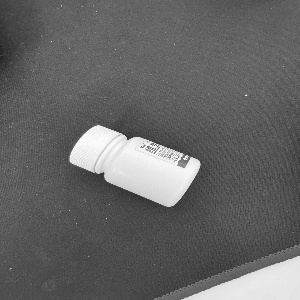
#> input picture test/cv/test_m1.jpg, 300 x 300 px, found by its file name
$ python cvhw1-1.py
#> lines starting #> are read from the running program, lines starting #| are printed output that depends on the picture
import cv2
import numpy as np
import math as mt
def cv_show(name,image):
    cv2.imshow(name,image)
    cv2.waitKey(0)
    cv2.destroyAllWindows()

image = cv2.imread('plane.jpg',cv2.IMREAD_GRAYSCALE)
'''target_width=300
target_height=300
target_size=(target_width,target_height)
image=cv2.resize(image,target_size,cv2.INTER_AREA)
cv2.imwrite('./cv/test1.jpg',image)'''

#print(image.shape)
image_2=cv2.imread('./cv/test1.jpg',cv2.IMREAD_GRAYSCALE)
#cv_show('Test',image)
add_result=cv2.add(image_2,image_2)
#add_result=image+128
#cv_show('Add',add_result)
image_3=cv2.imread('./cv/test_m1.jpg',cv2.IMREAD_GRAYSCALE)
#> image_3 is the input picture: shape (300, 300); min 28, max 255, mean 101.1
image_4=cv2.imread('./cv/test_m2.jpg',cv2.IMREAD_GRAYSCALE)
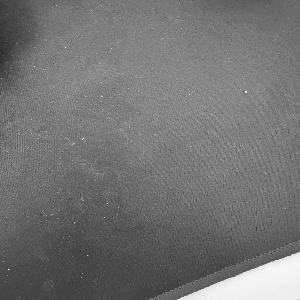
#> input picture test/cv/test_m2.jpg, 300 x 300 px, found by its file name
#> image_4 is the input picture: shape (300, 300); min 40, max 251, mean 114.9
sub_result=cv2.subtract(image_3,image_4)
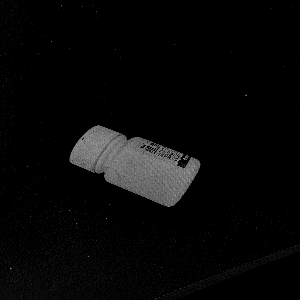
#> sub_result: shape (300, 300); min 0, max 167, mean 8.2
sub_result=cv2.subtract(image,image)

#cv_show('Sub',sub_result)
cv2.imshow('Original',image)
cv2.imshow('Add',add_result)
add_result=cv2.add(image_2,image_2)
add_result=cv2.add(image_2,image_2)
add_result=cv2.add(image_2,image_2)
cv2.imshow('Add_3times',add_result)
cv2.imshow('Sub',sub_result)
image_5=cv2.imread('./cv/test3.jpg',cv2.IMREAD_GRAYSCALE)
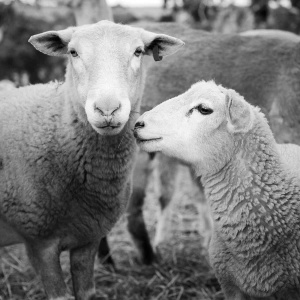
#> input picture test/cv/test3.jpg, 300 x 300 px, found by its file name
#> image_5 is the input picture: shape (300, 300); min 0, max 255, mean 121.3
#mul2_result=cv2.multiply(image_2,3)
#> (the run stopped early here; a loop or call above may not have finished)
